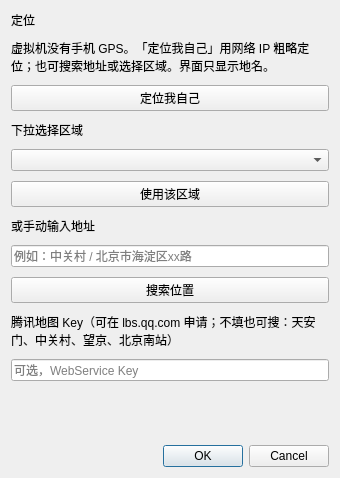
<?xml version="1.0" encoding="UTF-8"?>
<ui version="4.0">
 <class>LocationDialog</class>
 <widget class="QDialog" name="LocationDialog">
  <property name="windowTitle">
   <string>选择位置</string>
  </property>
  <property name="minimumSize">
   <size>
    <width>340</width>
    <height>420</height>
   </size>
  </property>
  <layout class="QVBoxLayout" name="verticalLayout">
   <property name="spacing">
    <number>10</number>
   </property>
   <item>
    <widget class="QLabel" name="titleLabel">
     <property name="text">
      <string>定位</string>
     </property>
    </widget>
   </item>
   <item>
    <widget class="QLabel" name="descLabel">
     <property name="text">
      <string>虚拟机没有手机 GPS。「定位我自己」用网络 IP 粗略定位；也可搜索地址或选择区域。界面只显示地名。</string>
     </property>
     <property name="wordWrap">
      <bool>true</bool>
     </property>
    </widget>
   </item>
   <item>
    <widget class="QPushButton" name="locateMeButton">
     <property name="text">
      <string>定位我自己</string>
     </property>
    </widget>
   </item>
   <item>
    <widget class="QLabel" name="regionHint">
     <property name="text">
      <string>下拉选择区域</string>
     </property>
    </widget>
   </item>
   <item>
    <widget class="QComboBox" name="regionCombo"/>
   </item>
   <item>
    <widget class="QPushButton" name="useRegionButton">
     <property name="text">
      <string>使用该区域</string>
     </property>
    </widget>
   </item>
   <item>
    <widget class="QLabel" name="addressHint">
     <property name="text">
      <string>或手动输入地址</string>
     </property>
    </widget>
   </item>
   <item>
    <widget class="QLineEdit" name="addressEdit">
     <property name="placeholderText">
      <string>例如：中关村 / 北京市海淀区xx路</string>
     </property>
    </widget>
   </item>
   <item>
    <widget class="QPushButton" name="searchButton">
     <property name="text">
      <string>搜索位置</string>
     </property>
    </widget>
   </item>
   <item>
    <widget class="QLabel" name="keyHint">
     <property name="text">
      <string>腾讯地图 Key（可在 lbs.qq.com 申请；不填也可搜：天安门、中关村、望京、北京南站）</string>
     </property>
     <property name="wordWrap">
      <bool>true</bool>
     </property>
    </widget>
   </item>
   <item>
    <widget class="QLineEdit" name="keyEdit">
     <property name="placeholderText">
      <string>可选，WebService Key</string>
     </property>
     <property name="echoMode">
      <enum>QLineEdit::Password</enum>
     </property>
    </widget>
   </item>
   <item>
    <widget class="QLabel" name="statusLabel">
     <property name="text">
      <string/>
     </property>
     <property name="wordWrap">
      <bool>true</bool>
     </property>
    </widget>
   </item>
   <item>
    <spacer name="verticalSpacer">
     <property name="orientation">
      <enum>Qt::Vertical</enum>
     </property>
     <property name="sizeHint" stdset="0">
      <size>
       <width>20</width>
       <height>12</height>
      </size>
     </property>
    </spacer>
   </item>
   <item>
    <widget class="QDialogButtonBox" name="buttonBox">
     <property name="standardButtons">
      <set>QDialogButtonBox::Cancel|QDialogButtonBox::Ok</set>
     </property>
    </widget>
   </item>
  </layout>
 </widget>
 <resources/>
 <connections/>
</ui>
